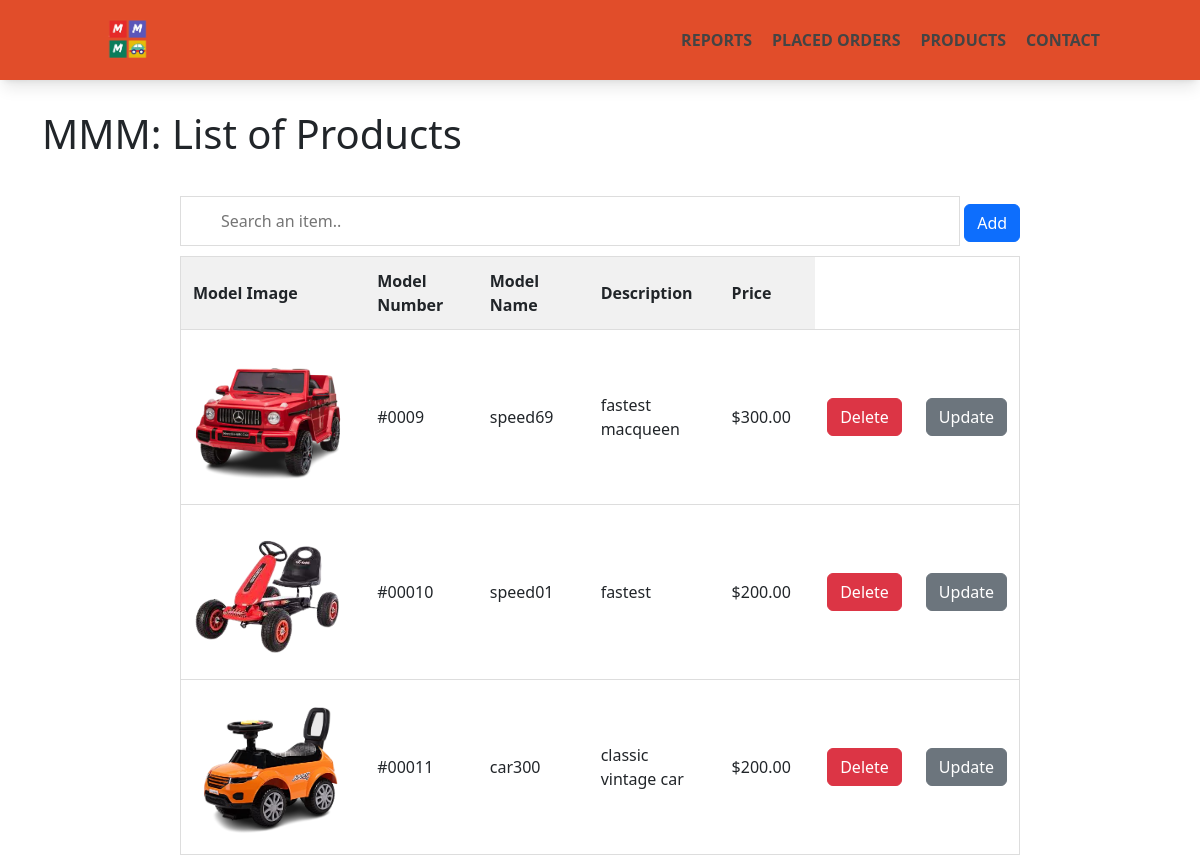
Page /public/AdminMainPage.php on the committed database.
### tables this page shows
CREATE TABLE `productmodel` (
  `modelID` int(11) NOT NULL,
  `modelName` varchar(250) NOT NULL,
  `modelDescription` varchar(250) NOT NULL,
  `SRP` int(250) NOT NULL,
  `img` text NOT NULL
);

### public/AdminMainPage.php (the view, shortened to what this page needs)
<!DOCTYPE html>
<html lang="en">
<head>
  <link rel="stylesheet" href="./CSS/ProductAdd.css" />
  <link rel="stylesheet" href="./CSS/rootDeclaration.css" />
  <link href="https://cdn.jsdelivr.net/npm/bootstrap@5.3.0-alpha3/dist/css/bootstrap.min.css" rel="stylesheet"
 />
</head>
<body>
  <header>
    <div class="wrapper">
      <div class="logo">
        <a href="#"><img src="./Pictures/logoMMM.png" alt="MightyMiteMotors.com" /></a>
      </div>
      <div class="navbar">
        <nav>
          <ul>
            <li><a href="#">Reports</a></li>
            <li><a href="#">Placed Orders</a></li>
            <li><a href="#">Products</a></li>
            <li><a href="#">Contact</a></li>
          </ul>
        </nav>
      </div>
    </div>
  </header>
  <div class="container">
    <h1>MMM: List of Products</h1>
  </div>
  <input type="text" id="myInput" onkeyup="myFunction()" placeholder="Search an item.." />
  <a class="btn btn-primary" href="./addModelForm.html" role="button">Add</a>
  <table id="myTable">
    <tr class="header">
      <th style="width: 25%">Model Image</th>
      <th style="width: 20%">Model Number</th>
      <th style="width: 20%">Model Name</th>
      <th style="width: 20%">Description</th>
      <th style="width: 40%">Price</th>
    </tr>
    <tbody>
      <?php
      require_once('../connector.php');
      $query = "SELECT * FROM `productmodel`";
      $result = mysqli_query($con, $query);
      if ($result) {
        while ($row = mysqli_fetch_array($result, MYSQLI_NUM)) { ?>
          <tr>
            <td> <img src="../images/<?= $row[4] ?>" width="150" height="150" />
            </td>
            <td>
              <?php echo "#000" . $row[0] ?>
            </td>
            <td>
              <?php echo $row[1] ?>
            </td>
            <td>
              <?php echo $row[2] ?>
            </td>
            <td>
              <?php echo "$" . $row[3] . ".00" ?>
            </td>
            <td> <a href="../Delete.php?model_num=<?= $row[0] ?>" role="button" class="btn btn-danger">Delete</a> </td>
            <td> <a id="btnupdate" href="../Updateit.php?model-Num=<?= $row[0] ?>" role="button"
                class="btn btn-secondary">Update</a> </td>
          </tr>
        <?php }
      } ?>
    </tbody>
  </table>
</body>
</html>

### public/CSS/ProductAdd.css (style rules this page uses)
*, *::before, *::after { box-sizing: border-box; line-height: 1.5em; }
html { font-size: 16px; scroll-behavior: smooth; -webkit-text-size-adjust: 100%; }
body { margin: 0; font-family: "Open Sans", sans-serif; background-color:#f7f7f7; }
header { background: var(--p-clr1); box-shadow: 0 10px 15px -3px rgba(0, 0, 0, 0.1),0 4px 6px -4px rgba(0, 0, 0, 0.1); padding: 10px 20px; }
header .wrapper { max-width: 1000px; margin: 0 auto; display: flex; flex-wrap: wrap; align-items: center; justify-content: space-between; }
header .logo img { height: 60px; display: block; }
.navbar { position: fixed; top: 0; left: 100%; margin: 0; width: 100%; height: 100%; background-color:white; padding: 20px; transition: left 0.3s; }
.navbar ul { all: unset; list-style-type: none; display: flex; flex-direction: column; align-items: center; gap: 25px; }
.navbar ul a { all: unset; color:#444444; text-transform: uppercase; cursor: pointer; font-weight: bold; font-size: 28px; }
.container { max-width: 900px; margin: 0 auto; padding: 30px; }
@media (min-width: 550px) { .navbar { all: unset; display: block; } }
@media (min-width: 550px) { .navbar ul { flex-direction: row; gap: 20px; } }
@media (min-width: 550px) { .navbar ul a { font-size: inherit; } }
#myInput { justify-content: center; width: 65%; font-size: 16px; padding: 12px 20px 12px 40px; border: 1px solid #ddd; margin-bottom: 10px; margin-left: 15%; }
#myTable { border-collapse: collapse; width: 70%; border: 1px solid #ddd; font-size: 16px; margin-left: auto; margin-right: auto; }
#myTable th, #myTable td { text-align: left; padding: 12px; }
#myTable tr { border-bottom: 1px solid #ddd; }
#myTable tr.header, #myTable tr:hover { background-color: #f1f1f1; }

### public/CSS/rootDeclaration.css (style rules this page uses)
:root { --p-clr1: #E14D2A; --p-clr2: white; --s-clr1: #FD841F; --s-clr2: #ffbc84; --s-clr3: #f6d2b4; --t-clr1: #3E6D9C; --t-clr2: #4d85bc; --t-clr3: #5fa0e1; --pfont1: 'Domine', serif; --pfont2: 'Poppins',sans-serif;; --pfont3: 'Roboto', sans-serif; --fs-h1: 25px; --fs-h2: 21.5px; --fs-h3: 18.5px; --fs-p: 18.5px; }

### rows in the picture
productmodel: img (picture), modelID "9", modelName "speed69", modelDescription "fastest macqueen", SRP "300"
productmodel: img (picture), modelID "10", modelName "speed01", modelDescription "fastest", SRP "200"
productmodel: img (picture), modelID "11", modelName "car300", modelDescription "classic vintage car", SRP "200"
